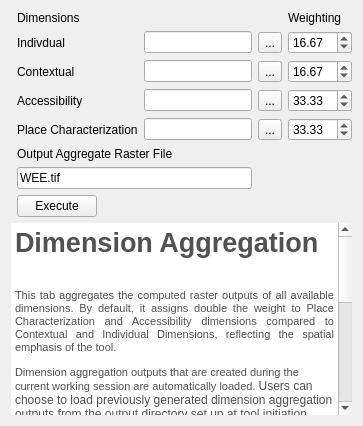
     <widget class="QWidget" name="tab_3">
      <attribute name="title">
       <string>Aggregate</string>
      </attribute>
      <layout class="QGridLayout" name="gridLayout_24">
       <item row="0" column="1">
        <widget class="QLabel" name="label_18">
         <property name="maximumSize">
          <size>
           <width>16777215</width>
           <height>50</height>
          </size>
         </property>
         <property name="text">
          <string>Dimensions</string>
         </property>
        </widget>
       </item>
       <item row="0" column="5">
        <widget class="QLabel" name="label_20">
         <property name="maximumSize">
          <size>
           <width>16777215</width>
           <height>50</height>
          </size>
         </property>
         <property name="text">
          <string>Weighting</string>
         </property>
        </widget>
       </item>
       <item row="1" column="1">
        <widget class="QLabel" name="label_83">
         <property name="text">
          <string>Indivdual</string>
         </property>
        </widget>
       </item>
       <item row="1" column="3">
        <widget class="QgsFilterLineEdit" name="ID_Aggregate_Field">
         <property name="qgisRelation" stdset="0">
          <string notr="true"/>
         </property>
        </widget>
       </item>
       <item row="1" column="4">
        <widget class="QToolButton" name="ID_Aggregate_TB">
         <property name="text">
          <string>...</string>
         </property>
        </widget>
       </item>
       <item row="1" column="5">
        <widget class="QDoubleSpinBox" name="ID_Aggregate_SB">
         <property name="maximum">
          <double>100.000000000000000</double>
         </property>
         <property name="value">
          <double>16.670000000000002</double>
         </property>
        </widget>
       </item>
       <item row="2" column="1" colspan="2">
        <widget class="QLabel" name="label_85">
         <property name="text">
          <string>Contextual</string>
         </property>
        </widget>
       </item>
       <item row="2" column="3">
        <widget class="QgsFilterLineEdit" name="CD_Aggregate_Field">
         <property name="qgisRelation" stdset="0">
          <string notr="true"/>
         </property>
        </widget>
       </item>
       <item row="2" column="4">
        <widget class="QToolButton" name="CD_Aggregate_TB">
         <property name="text">
          <string>...</string>
         </property>
        </widget>
       </item>
       <item row="2" column="5">
        <widget class="QDoubleSpinBox" name="CD_Aggregate_SB">
         <property name="maximum">
          <double>100.000000000000000</double>
         </property>
         <property name="value">
          <double>16.670000000000002</double>
         </property>
        </widget>
       </item>
       <item row="3" column="1" colspan="2">
        <widget class="QLabel" name="label_86">
         <property name="text">
          <string>Accessibility</string>
         </property>
        </widget>
       </item>
       <item row="3" column="3">
        <widget class="QgsFilterLineEdit" name="AD_Aggregate_Field">
         <property name="qgisRelation" stdset="0">
          <string notr="true"/>
         </property>
        </widget>
       </item>
       <item row="3" column="4">
        <widget class="QToolButton" name="AD_Aggregate_TB">
         <property name="text">
          <string>...</string>
         </property>
        </widget>
       </item>
       <item row="3" column="5">
        <widget class="QDoubleSpinBox" name="AD_Aggregate_SB">
         <property name="maximum">
          <double>100.000000000000000</double>
         </property>
         <property name="value">
          <double>33.329999999999998</double>
         </property>
        </widget>
       </item>
       <item row="4" column="1" colspan="2">
        <widget class="QLabel" name="label_87">
         <property name="text">
          <string>Place Characterization</string>
         </property>
        </widget>
       </item>
       <item row="4" column="3">
        <widget class="QgsFilterLineEdit" name="PD_Aggregate_Field">
         <property name="qgisRelation" stdset="0">
          <string notr="true"/>
         </property>
        </widget>
       </item>
       <item row="4" column="4">
        <widget class="QToolButton" name="PD_Aggregate_TB">
         <property name="text">
          <string>...</string>
         </property>
        </widget>
       </item>
       <item row="4" column="5">
        <widget class="QDoubleSpinBox" name="PD_Aggregate_SB">
         <property name="maximum">
          <double>100.000000000000000</double>
         </property>
         <property name="value">
          <double>33.329999999999998</double>
         </property>
        </widget>
       </item>
       <item row="5" column="1" colspan="3">
        <widget class="QLabel" name="label_84">
         <property name="maximumSize">
          <size>
           <width>16777215</width>
           <height>50</height>
          </size>
         </property>
         <property name="text">
          <string>Output Aggregate Raster File</string>
         </property>
        </widget>
       </item>
       <item row="6" column="1" colspan="3">
        <widget class="QgsFilterLineEdit" name="Dimensions_AggregateOutput_Field">
         <property name="text">
          <string>WEE.tif</string>
         </property>
         <property name="qgisRelation" stdset="0">
          <string notr="true"/>
         </property>
        </widget>
       </item>
       <item row="7" column="1">
        <widget class="QPushButton" name="Dimensions_AggregateExecute_PB">
         <property name="text">
          <string>Execute</string>
         </property>
        </widget>
       </item>
       <item row="7" column="2" colspan="4">
        <widget class="QLabel" name="FinalAggregation_Check">
         <property name="text">
          <string/>
         </property>
        </widget>
       </item>
       <item row="8" column="0" rowspan="2" colspan="6">
        <widget class="QTextEdit" name="textEdit_41">
         <property name="enabled">
          <bool>true</bool>
         </property>
         <property name="font">
          <font>
           <family>MS Shell Dlg 2</family>
          </font>
         </property>
         <property name="frameShape">
          <enum>QFrame::NoFrame</enum>
         </property>
         <property name="readOnly">
          <bool>true</bool>
         </property>
         <property name="html">
          <string>&lt;!DOCTYPE HTML PUBLIC &quot;-//W3C//DTD HTML 4.0//EN&quot; &quot;http://www.w3.org/TR/REC-html40/strict.dtd&quot;&gt;
&lt;html&gt;&lt;head&gt;&lt;meta name=&quot;qrichtext&quot; content=&quot;1&quot; /&gt;&lt;style type=&quot;text/css&quot;&gt;
p, li { white-space: pre-wrap; }
&lt;/style&gt;&lt;/head&gt;&lt;body style=&quot; font-family:'MS Shell Dlg 2'; font-size:8.25pt; font-weight:400; font-style:normal;&quot;&gt;
&lt;p style=&quot; margin-top:0px; margin-bottom:0px; margin-left:0px; margin-right:0px; -qt-block-indent:0; text-indent:0px;&quot;&gt;&lt;span style=&quot; font-size:20pt; font-weight:600; color:#515151;&quot;&gt;Dimension Aggregation &lt;/span&gt;&lt;/p&gt;
&lt;p align=&quot;justify&quot; style=&quot;-qt-paragraph-type:empty; margin-top:0px; margin-bottom:0px; margin-left:0px; margin-right:0px; -qt-block-indent:0; text-indent:0px; font-size:20pt; font-weight:600; color:#515151;&quot;&gt;&lt;br /&gt;&lt;/p&gt;
&lt;p align=&quot;justify&quot; style=&quot; margin-top:0px; margin-bottom:0px; margin-left:0px; margin-right:0px; -qt-block-indent:0; text-indent:0px;&quot;&gt;&lt;span style=&quot; font-size:8pt; color:#515151;&quot;&gt;This tab aggregates the computed raster outputs of all available dimensions. By default, it assigns double the weight to Place Characterization and Accessibility dimensions compared to Contextual and Individual Dimensions, reflecting the spatial emphasis of the tool.&lt;/span&gt;&lt;span style=&quot; font-size:7.8pt; color:#515151;&quot;&gt; &lt;/span&gt;&lt;/p&gt;
&lt;p style=&quot; margin-top:12px; margin-bottom:12px; margin-left:0px; margin-right:0px; -qt-block-indent:0; text-indent:0px;&quot;&gt;&lt;span style=&quot; font-size:8pt; color:#515151;&quot;&gt;Dimension aggregation outputs that are created during the current working session are automatically loaded. &lt;/span&gt;&lt;span style=&quot; font-family:'Calibri','sans-serif'; font-size:9pt; color:#515151;&quot;&gt;Users can choose to load previously generated dimension aggregation outputs from the output directory set up at tool initiation.&lt;/span&gt;&lt;span style=&quot; font-size:9pt; color:#515151;&quot;&gt; &lt;/span&gt;&lt;/p&gt;
&lt;p style=&quot; margin-top:12px; margin-bottom:12px; margin-left:0px; margin-right:0px; -qt-block-indent:0; text-indent:0px;&quot;&gt;&lt;span style=&quot; font-size:8pt; color:#515151;&quot;&gt;If data for any dimension is missing, the user must assign a weight of zero to that dimension and adjust weights for other dimensions to ensure that they add up to 100%. &lt;/span&gt;&lt;/p&gt;
&lt;p style=&quot;-qt-paragraph-type:empty; margin-top:12px; margin-bottom:12px; margin-left:0px; margin-right:0px; -qt-block-indent:0; text-indent:0px; font-size:8pt; color:#515151;&quot;&gt;&lt;br /&gt;&lt;/p&gt;
&lt;p style=&quot; margin-top:12px; margin-bottom:12px; margin-left:0px; margin-right:0px; -qt-block-indent:0; text-indent:0px;&quot;&gt;&lt;span style=&quot; font-size:8pt; font-weight:600; color:#515151;&quot;&gt;Confidence Level&lt;/span&gt;&lt;/p&gt;
&lt;p style=&quot; margin-top:12px; margin-bottom:12px; margin-left:0px; margin-right:0px; -qt-block-indent:0; text-indent:0px;&quot;&gt;&lt;span style=&quot; font-size:8pt; color:#515151;&quot;&gt;A confidence level is reported based on the percentage of factors included in the aggregation. The level of confidence can be interpreted as follows: &lt;/span&gt;&lt;/p&gt;
&lt;p style=&quot; margin-top:12px; margin-bottom:12px; margin-left:0px; margin-right:0px; -qt-block-indent:0; text-indent:0px;&quot;&gt;&lt;span style=&quot; font-size:8pt; color:#515151;&quot;&gt;0-24% = Very low confidence &lt;/span&gt;&lt;/p&gt;
&lt;p style=&quot; margin-top:12px; margin-bottom:12px; margin-left:0px; margin-right:0px; -qt-block-indent:0; text-indent:0px;&quot;&gt;&lt;span style=&quot; font-size:8pt; color:#515151;&quot;&gt;25-49% = Low confidence &lt;/span&gt;&lt;/p&gt;
&lt;p style=&quot; margin-top:12px; margin-bottom:12px; margin-left:0px; margin-right:0px; -qt-block-indent:0; text-indent:0px;&quot;&gt;&lt;span style=&quot; font-size:8pt; color:#515151;&quot;&gt;50-74% = Medium confidence &lt;/span&gt;&lt;/p&gt;
&lt;p style=&quot; margin-top:12px; margin-bottom:12px; margin-left:0px; margin-right:0px; -qt-block-indent:0; text-indent:0px;&quot;&gt;&lt;span style=&quot; font-size:8pt; color:#515151;&quot;&gt;75-89% = High confidence &lt;/span&gt;&lt;/p&gt;
&lt;p style=&quot; margin-top:12px; margin-bottom:12px; margin-left:0px; margin-right:0px; -qt-block-indent:0; text-indent:0px;&quot;&gt;&lt;span style=&quot; font-size:8pt; color:#515151;&quot;&gt;90-100% = Very high confidence &lt;/span&gt;&lt;/p&gt;&lt;/body&gt;&lt;/html&gt;</string>
         </property>
        </widget>
       </item>
       <item row="9" column="1" colspan="5">
        <widget class="QLabel" name="dimensionAggregation_Check">
         <property name="text">
          <string/>
         </property>
        </widget>
       </item>
      </layout>
     </widget>
